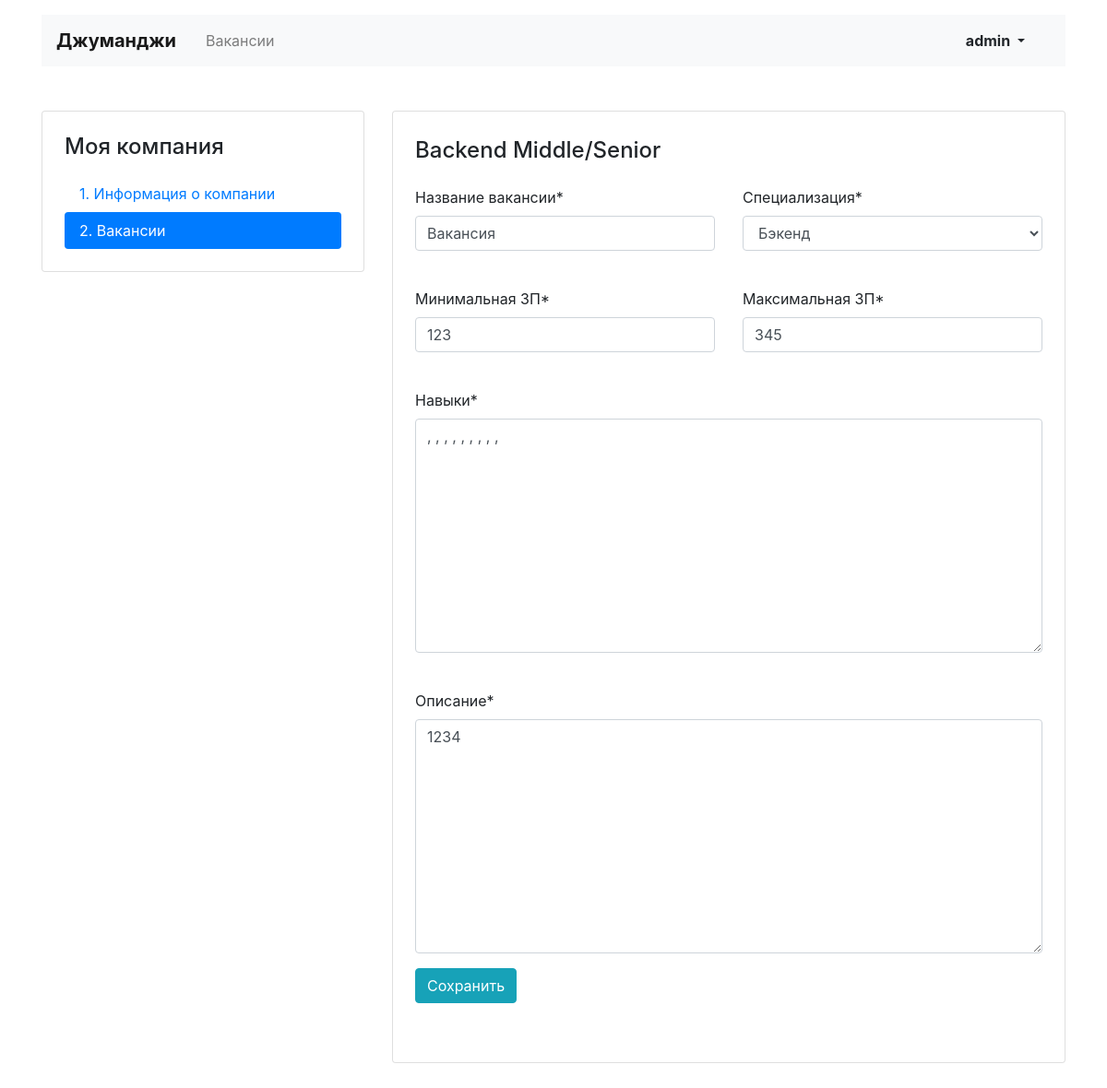
Before: /mycompany/vacancy/7 (signed in) with the older database file.
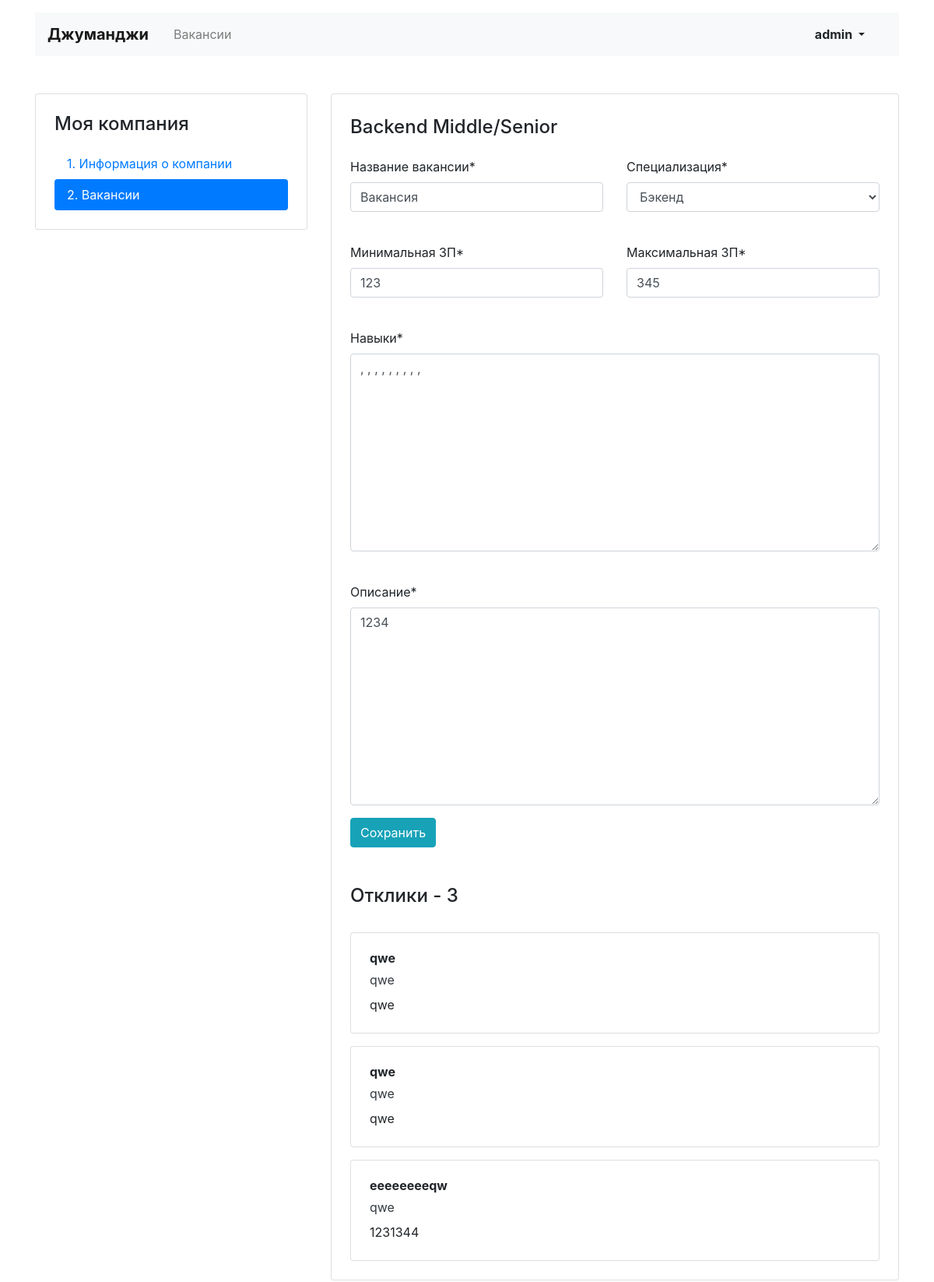
After: the same page with the newer database file.
### job_search/models.py (models this page shows, shortened)
class Application(models.Model):
    written_username = models.CharField(max_length=100, verbose_name="Ваше имя")
    written_phone = models.CharField(max_length=20, verbose_name="Ваш телефон")
    written_cover_letter = models.TextField(verbose_name="Сопроводительное письмо")
    vacancy = models.ForeignKey(Vacancy, on_delete=models.CASCADE, related_name='applications')
    user = models.ForeignKey(User, on_delete=models.CASCADE, related_name='applications')

### job_search/views.py (the view, shortened to what this page needs)
# urls.py: path('mycompany/vacancy/<int:vacancy_pk>', MyCompanyEditVacancy.as_view(), name='my_vacancy_edit'),
class MyCompanyEditVacancy(LoginRequiredMixin, View):
    template = 'job_search/vacancy_edit.html'
    def get(self, request, vacancy_pk):
        try:
            company = Company.objects.get(owner=request.user)
        except Company.DoesNotExist:
            return redirect('new_company')
        try:
            vacancy = Vacancy.objects.get(id=vacancy_pk, company=company)
        except Vacancy.DoesNotExist:
            return redirect('my_vacancies')
        vacancy_form = VacancieCreateForm(instance=vacancy)
        applications = Application.objects.filter(vacancy=vacancy)
        context = {
            'vacancy_form': vacancy_form,
            'applications': applications
        }
        return render(request, template_name=self.template, context=context)

### job_search/forms.py (shortened to what this page needs)
class VacancieCreateForm(forms.ModelForm):
    class Meta:
        model = Vacancy
        field = [
            'title',
            'skills',
            'description',
            'salary_min',
            'salary_max',
            'specialty'
        ]
        exclude = ('company', 'published_at')

### job_search/models.py (called while the page is built)
    def __str__(self):
        return self.title

### job_search/templates/job_search/vacancy_edit.html (shortened to what this page needs)
{% extends 'job_search/base.html' %}
{% load crispy_forms_tags %}
{% block content %}
  <main class="container mt-3 pb-5">
    <div class="row mt-5">
      <div class="col-12 col-lg-4">
        <aside class="pt-3 pb-4 px-4 mb-5 card">
          <h1 class="h4 pt-2 pb-2">Моя компания</h1>
          <div class="nav flex-column nav-pills">
            <a class="nav-link" href="{% url 'my_company' %}">1. Информация о компании</a>
            <a class="nav-link active" href="{% url 'my_vacancies' %}">2. Вакансии</a>
          </div>
        </aside>
      </div>
      <div class="col-12 col-lg-8">
        <div class="card">
          <div class="card-body px-4 pb-4 tab-content">
            <section>
              <h2 class="h4 pt-2 pb-3">Backend Middle/Senior</h2>
              <form method="post" enctype="multipart/form-data">
                <div class="row">
                  <div class="col-12 col-md-6">
                    <div class="form-group pb-2">
                      {{ vacancy_form.title|as_crispy_field }}
                    </div>
                  </div>
                  <div class="col-12 col-md-6">
                    <div class="form-group pb-2">
                        {{ vacancy_form.specialty|as_crispy_field }}
                    </div>
                  </div>
                </div>
                <div class="row">
                  <div class="col-12 col-md-6">
                    <div class="form-group pb-2">
                        {{ vacancy_form.salary_min|as_crispy_field }}
                    </div>
                  </div>
                  <div class="col-12 col-md-6">
                    <div class="form-group pb-2">
                      {{ vacancy_form.salary_max|as_crispy_field }}
                    </div>
                  </div>
                </div>
                <div class="form-group pb-2">
                  {{ vacancy_form.skills|as_crispy_field }}
                </div>
                <div class="form-group pb-2">
                  {{ vacancy_form.description|as_crispy_field }}
                <div class="form-group">
                  <input type="submit" class="btn btn-info" value="Сохранить">
                </div>
                </div>
              </form>
            {% if applications %}
              <h2 class="h4 pt-2 pb-3">Отклики - {{ applications.count }}</h2>
                {% for application in applications %}
              <div class="card mt-3">
                <div class="card-body px-4">
                  <p class="mb-1 font-weight-bold">{{ application.written_username }}</p>
                  <p class="mb-2"><a href="tel:+79002842324" class="text-dark">{{ application.written_phone }}</a></p>
                  <p class="mb-1">{{ application.written_cover_letter }}</p>
                </div>
              </div>
                {% endfor %}
            {% endif %}
            </section>
          </div>
        </div>
      </div>
    </div>
  </main>
{% endblock %}

Changed rows visible on the page:
added Application: written_username "qwe", written_phone "qwe", written_cover_letter "qwe"
added Application: written_username "qwe", written_phone "qwe", written_cover_letter "qwe"
added Application: written_username "eeeeeeeeqw", written_phone "qwe", written_cover_letter "1231344"
Other visible differences:
{{ applications.count }}: (not shown) → "3"
text now shown: "Отклики -"
